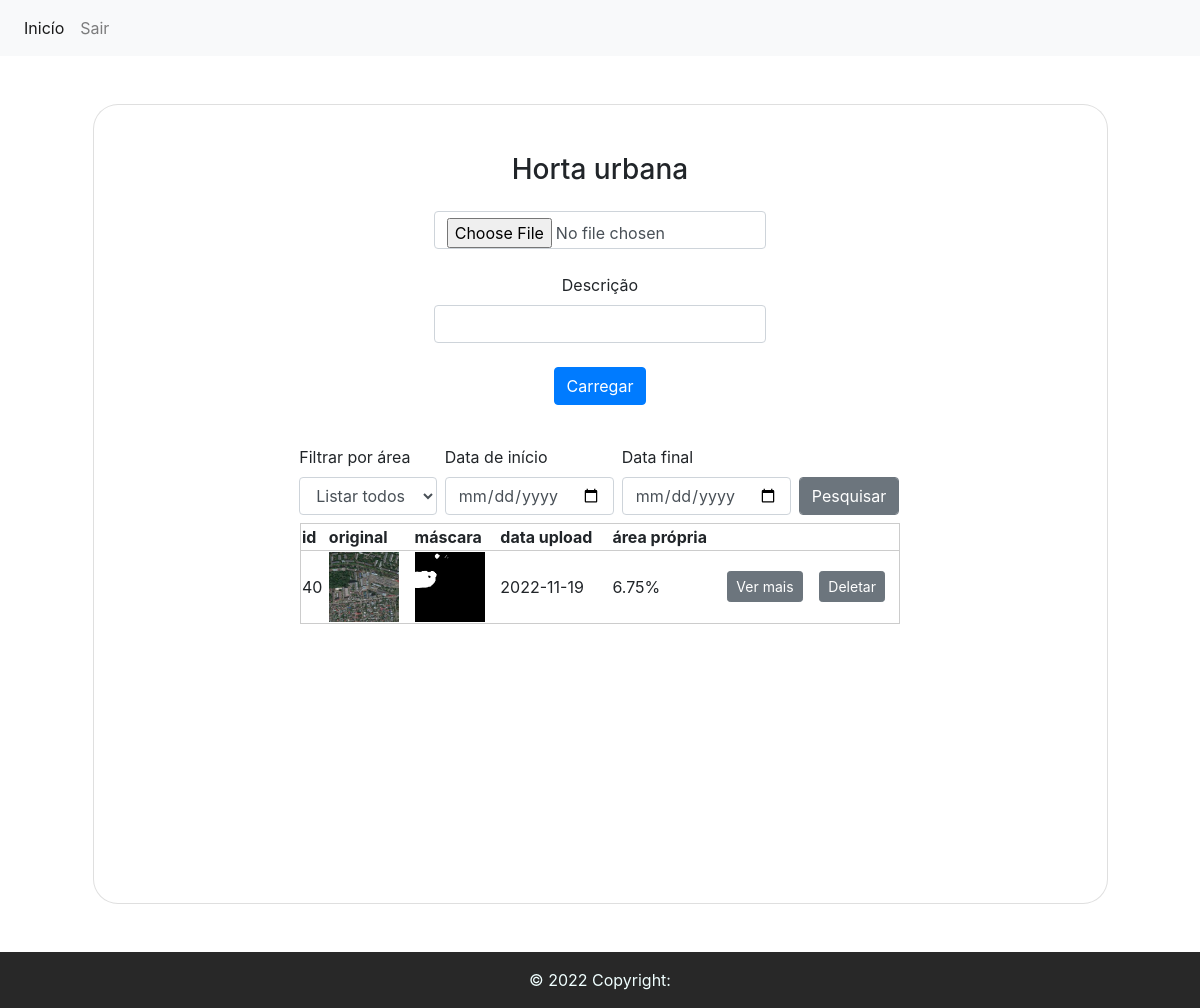
The app's page /index/1 (signed in) with its own data.
### tables this page shows
CREATE TABLE image (id INTEGER PRIMARY KEY NOT NULL, image_name STRING (256), description VARCHAR (512), image_path STRING (256), mask_path STRING (256), result_path VARCHAR (256), proper_area NUMERIC, date_upload DATE, polygon VARCHAR (1024), area NUMERIC, user_id INTEGER REFERENCES user (id));

### app.py (the view, shortened to what this page needs)
@app.route("/index/<id>", methods=('GET', 'POST'))
def index(id):
    if session.get("id"):
        session_id = session['id'][0]
    else:
        session_id = 0
    if id == session_id:
        conn = get_db_connection()
        posts = conn.execute('SELECT * FROM image where user_id = (?)', [id]).fetchall()
        conn.close()
        if request.method == 'GET':
            return render_template('index.html', posts=posts)
    else:
        return redirect(url_for('logout'))

### app.py (called while the page is built)
def get_db_connection():
    conn = sqlite3.connect('gardens.db')
    conn.row_factory = sqlite3.Row
    return conn

### templates/index.html (shortened to what this page needs)
<!DOCTYPE html>
<html lang="pt-br">
<head>
    <link rel="stylesheet" href="https://cdn.jsdelivr.net/npm/bootstrap@4.3.1/dist/css/bootstrap.min.css"
>
</head>
<body>
    {% block y %}
    {% if session.id %}
    <nav class="navbar navbar-expand-lg navbar-light bg-light">
        <div class="collapse navbar-collapse" id="navbarNavAltMarkup">
          <div class="navbar-nav">
            <a class="nav-item nav-link active" href="/home2">Inicío<span class="sr-only">(current)</span></a>
            <a class="nav-item nav-link" href="/logout">Sair</a>
          </div>
        </div>
      </nav>
    <section>
        <div class="container h-100 mt-5 mb-5">
            <div class="row d-flex justify-content-center align-items-center h-100">
                <div class="col-lg-12 col-xl-11">
                    <div class="card text-black" style="min-height: 800px; border-radius: 25px;">
                        <div class="card-body p-md-5">
                            <div class="row justify-content-center">
                                <div class="col-md-10 col-lg-6 col-xl-5 order-2 order-lg-1">
                                    <h3 class="text-center">Horta urbana</h3>
                                    <form class="p-3 text-center" id="form1" method="post"
                                        enctype="multipart/form-data">
                                        <div class="d-flex flex-row align-items-center mb-4">
                                            <div class="form-outline flex-fill mb-0">
                                                <input class="form-control" type="file" name="file" id="file" accept=".jpg,.jpeg,.png,.tif,.tiff">
                                            </div>
                                        </div>
                                        <div class="d-flex flex-row align-items-center mb-4">
                                            <div class="form-outline flex-fill mb-0">
                                                <label class="form-label" for="description">Descrição</label>
                                                <input class="form-control" type="text" name="description"
                                                    id="description">
                                                <input type="submit" class="btn btn-primary mt-2" value="Carregar"
                                                    name="button" id="button" onclick="check_inputs()" />
                                            </div>
                                        </div>
                                    </form>
                                    <form class="mx-1 mx-md-4" method="post" enctype="multipart/form-data">
                                        <div class="d-flex flex-row align-items-center"
                                            style="width: 600px; margin-left: -45%;">
                                            <div class="form-outline flex-fill mb-2 mr-2">
                                                <label class="form-label" for="date_start">Filtrar por área</label>
                                                <select class="form-control" id="comp_select" name="comp_select">
                                                    <option selected>Listar todos</option>
                                                </select>
                                            </div>
                                            <div class="form-outline flex-fill mb-2 mr-2">
                                                <label class="form-label" for="date_start">Data de início</label>
                                                <input class="form-control" type="date" id="date_start"
                                                    name="date_start" value="{{ request.form['date_start'] }}">
                                            </div>
                                            <div class="form-outline flex-fill mb-2 mr-2">
                                                <label class="form-label" for="date_start">Data final</label>
                                                <input class="form-control" type="date" id="date_end" name="date_end"
                                                    value="{{ request.form['date_end'] }}">
                                            </div>
                                            <div class="form-outline flex-fill mt-4">
                                                <input type="submit" class="btn btn-secondary form-control"
                                                    value="Pesquisar" name="button" id="button" />
                                            </div>
                                        </div>
                                    </form>
                                    <div class="d-flex flex-row align-items-center mb-4 justify-content-center">
                                        <div class="form-outline flex-fill mb-0">
                                            <table>
                                                <thead>
                                                    <tr>
                                                        <th>id</th>
                                                        <th>original</th>
                                                        <th>máscara</th>
                                                        <th>data upload</th>
                                                        <th>área própria</th>
                                                        <th></th>
                                                        <th></th>
                                                    </tr>
                                                </thead>
                                                <tbody>
                                                    {% for post in posts %}
                                                    <tr>
                                                        <form class="mx-1 mx-md-4" method="post"
                                                            enctype="multipart/form-data">
                                                            <td>{{ post['id'] }}</td>
                                                            <td> <img src="/{{ post['image_path'] }}" alt=""></td>
                                                            <td> <img src="/{{ post['mask_path'] }}" alt=""></td>
                                                            <td>{{ post['date_upload'] }}</td>
                                                            <td>{{ post['proper_area'] }}%</td>
                                                            <td><input type="submit" class="btn btn-secondary btn-sm"
                                                                    value="Ver mais" name="button" id="button" /></td>
                                                            <td><input type="submit" class="btn btn-secondary btn-sm"
                                                                    value="Deletar" name="button" id="button"
                                                                    onclick="return confirm('Excluir item?')" /></td>
                                                        </form>
                                                    </tr>
                                                    {% endfor %}
                                                </tbody>
                                            </table>
                                        </div>
                                    </div>
                                </div>
                            </div>
                        </div>
                    </div>
                </div>
            </div>
        </div>
    </section>
    {% else %}
    Você não está logado. <a href="/login">Fazer login.</a>.
    {% endif %}
    {% endblock %}
    <footer class="footer" style="background-color: #282828;">
        <div class="text-center p-3" style="background-color: #282828; color: azure;">
            © 2022 Copyright:
        </div>
    </footer>
</body>
</html>

### templates/index.html (style rules this page uses)
body { background-color: rgb(255, 255, 255); }
img { max-height: 70px; max-width: 70px; }
table, tr { padding: 30%; width: 600px; align-items: center; border: 1px solid #ccc; }

### records on screen
image: id "40", date_upload "2022-11-19", proper_area "6.75"
